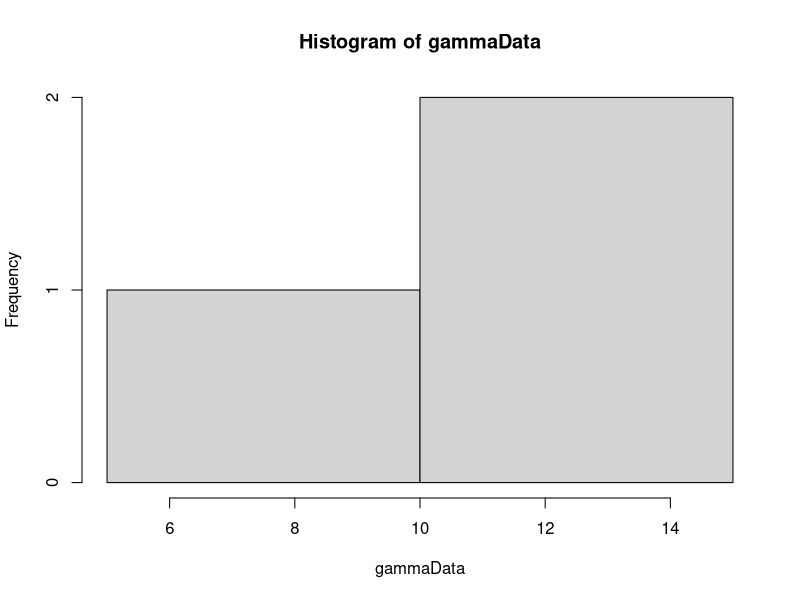

Source code (R): (Note: this script raises an error after producing the figure.)
library(MCMCpack)
library(MASS)

calcWeight <- function(u, alpha) {
  # Calculates weight for given u and alpha.
  # 
  # Args:
  #   u: A vector.
  #   alpha: A scalar.
  #   
  # Returns:
  #   The weight value. A scalar.
  gammaInv = rep(0, length(u))
  diffGammaInv = rep(0, length(u))
  for(i in 1:length(u)) {
    gammaInv[i] = invGammaCumulative(u[i], alpha)
    diffGammaInv[i] = diffAlphaInvGammaCumulative(u[i], alpha)
  }
  pi = getPiValue()
  weight = pi/((1/length(gammaInv))*(sum(diffGammaInv/gammaInv)) - sum(diffGammaInv)/sum(gammaInv))
  return(weight)
}

getPiValue <- function() {
  # get value of pi function to be used in calculation of weights.
  # 
  # Returns:
  #   A scalar value.
  if (piValue == "constant") {
    return(1)
  } else if (piValue == "jeffrey") {
    # Return jeffrey prior
    return(sqrt((1/(estAlpha[sampleIndex]^2)) + (1/(2-(exp(estAlpha[sampleIndex]) + exp(-estAlpha[sampleIndex]))))))
  } else if (piValue == "betaOption") {
    return(estBeta)
  } else if (piValue == "alphaOption") {
    return(estAlpha[sampleIndex])
  }
}

calcPhi <- function(u, alpha) {
  xValue = rep(0, length(u))
  for(i in 1:length(u)) {
    xValue[i] = invGammaCumulative(u[i], alpha)
  }
  return(calcPhiGivenX(xValue))
}

calcPhiGivenX <- function(x) {
  # Calc phi value for a vector x.
  # 
  # Args:
  #   x: A vector of data.
  #   
  # Returns:
  #  A scalar.
  
  if(phiOption == "probValueOption") {
    phiPoint = rep(0, length(x))
    for(i in 1:length(x)) {
      phiPoint[i] = getPhiValue(x[i])
    }
    return(sum(phiPoint)/length(phiPoint))  
  } else if(phiOption == "x1x2divX3Option") {
    return(getPhiValue(x[1]*x[2]/x[3]))
  } else if(phiOption == "x1divx2powx3Option") {
    return(getPhiValue((x[1]/x[2])^x[3]))
  } else if(phiOption == "sinusfunction") {
    return(sin(x[1]) + sin(x[2]) + sin(x[3]))
  }
  return(-1)
}


getPhiValue <- function(xValue) {
  # Calculates phi for an element of an x vector.
  # 
  # Args:
  #   xValue: A scalar value.
  #   
  # Returns:
  #   
  return(xValue > probValue)
}

optimInvGammaCumulative <- function(u, alpha) {
  result = optim(c(10.1), invGammaAbsFunction, u=u, alpha=alpha, lower=0, upper=100,  method="Brent")
  return(result)
}

invGammaAbsFunction <- function(x, u, alpha) {
  return(abs(pgamma(x, shape=alpha, scale=1) - u))
}

invGammaCumulative <- function(u, alpha) {
  # Finds the inverse of the cumulative gamma.
  # 
  # Args:
  #   u: Scalar value.
  #   alpha: Scalar value.
  #   
  # Returns:
  #   A scalar. The inverse value given u and alpha.
  x = 0
  stepSize = 0.1
  tolerance = 0.00001
  direction = 1
  integralValue = 0
  
  while(abs(integralValue - u) > tolerance){
    x = x + direction*stepSize
    if(x<0) {
      x = 0
      direction = 1
    }
    
    if(method == "integrate") {
      integralv = integrate(gammaDensity, 0, x)
      integralValue = integral$valuev
    } else if(method == "pgamma") {
      integralv = pgamma(x, shape=alpha, scale=1)
      integralValue = integralv
    }
    
    
    # Going left and pass the point
    if ((u > integralValue) && (direction == -1)) {
      stepSize = stepSize/2
      direction = 1
    }
    
    # Going right and pass the point
    if ((u < integralValue) && (direction == 1)) {
      stepSize = stepSize/2
      direction = -1
    }
  }
  return(x)
}

diffAlphaInvGammaCumulative <- function(u, alpha) {
  # Derivative of gamma distribution with respect to alpha.
  # 
  # Args:
  #   u: Scalar between 0 and 1.
  #   alpha: Scalar larger than 0.
  #   
  # Returns:
  #   Scalar value. Derivative at point alpha.
  firstPoint = invGammaCumulative(u,alpha)
  secondPoint = invGammaCumulative(u, alpha + alphaHStep)
  return((secondPoint - firstPoint)/alphaHStep)
}

calcDerivateFunction <- function(u, alphaValue) {
  # Analytically find the derivative of cumulative inverse.
  # 
  # Args:
  #   u: Scalar value between 0 and 1.
  #   alphaValue: Scalar value.
  #   
  # Returns:
  #   A scalar value.
  largeFInv = invGammaCumulative(u, alphaValue)
  integralPart = integrate(integralFunction, 0, largeFInv)
  return((digamma(alphaValue)*u - integralPart$value)*gamma(alphaValue)/((largeFInv^(alphaValue - 1))*exp(-largeFInv)))
}

integralFunction <- function(y) {
  # Function to be integrated.
  return(log(y)*(y^(alphaValue - 1))*exp(-y)/gamma(alphaValue))
}

optimfindAlpha <- function(u, s2) {
  if((calcValueTau2(u, alphaUpperBound) < s2) || (calcValueTau2(u, alphaLowerBound) > s2)) {
    return(-1)
  }
  solution = optim(c(0.1), optimFunction, u=u, lower=alphaLowerBound, upper=alphaUpperBound, method="Brent")
  return(solution$par)
}

optimFunction <- function(alpha, u) {
  return(abs(s2-calcValueTau2(u, alpha)))
}

findBeta <- function(s1, u, alphaValue) {
  # Calculates beta
  # 
  # Args:
  #   s1: Scalar value.
  #   u: Vector of values between 0 and 1.
  #   alphaValue: Scalar value.
  #   
  # Returns:
  #   A scalar value.
  largeFInv = rep(0, length(u))
  for(i in 1:length(u)) {
    largeFInv[i] = invGammaCumulative(u[i], alphaValue)
  }
  return(s1*length(u)/(sum(largeFInv)))
}

calcValueTau2 <- function(u, alphaValue) {
  largeFInv = rep(0, length(u))
  for(i in 1:length(u)) {
    largeFInv[i] = invGammaCumulative(u[i], alphaValue)
  }
  return(length(u)*((prod(largeFInv))^(1/length(u)))/sum(largeFInv))
}

calcValueTau2Method2 <- function(x) {
  return(length(x)*((prod(x))^(1/length(x)))/sum(x))
}

gibbsSampling <- function(xInit) {
  NUM_ITERATIONS = 5000
  xCurrent = xInit
  for(i in 1:NUM_ITERATIONS) {
    randomXpos = sample(length(xCurrent), size=3)
    sumX = xCurrent[randomXpos[1]] + xCurrent[randomXpos[2]] + xCurrent[randomXpos[3]]
    prodX = xCurrent[randomXpos[1]]*xCurrent[randomXpos[2]]*xCurrent[randomXpos[3]]
    x1 = runif(1)*sumX
    if(isValidX1Proposal(x1, sumX, prodX)) {
      roots = findRoots(x1, sumX, prodX)
      x2 = roots[1]
      x3 = roots[2]
      if(is.nan(x2) || is.nan(x3)){
        print((x1^3 - 2*sumX*x1^2 + (sumX^2)*x1 - 4*prodX))
      }
      xProposal = xCurrent
      xProposal[randomXpos[1]] = x1
      xProposal[randomXpos[2]] = x2
      xProposal[randomXpos[3]] = x3
      alphaMetHastings = findAlphaMetHastings(c(xCurrent[randomXpos[1]], xCurrent[randomXpos[2]], xCurrent[randomXpos[3]]), c(xProposal[randomXpos[1]], xProposal[randomXpos[2]], xProposal[randomXpos[3]]))
      acceptProb = runif(1)
      if(acceptProb <= alphaMetHastings) {
        xCurrent = xProposal
      }
    }
  }
  return(xCurrent)
}

isValidX1Proposal <- function(x1, sumX, prodX) {
  return((x1^3 - 2*sumX*x1^2 + (sumX^2)*x1 - 4*prodX) > 0)
}

findRoots <- function (x1, sumX, prodX) {
  root1 = ((sumX - x1) + sqrt( (sumX - x1)^2 - 4*prodX/x1 ))/2
  root2 = ((sumX - x1) - sqrt( (sumX - x1)^2 - 4*prodX/x1 ))/2
  return(c(root1, root2))
}

findAlphaMetHastings <- function(xCurrent, xProposal) {
  piProp = 1/(xProposal[1]*sqrt((sum(xProposal)  - xProposal[1])^2 - 4*prod(xProposal)/xProposal[1] ))
  piCurrent = 1/(xCurrent[1]*sqrt((sum(xCurrent)  - xCurrent[1])^2 - 4*prod(xCurrent)/xCurrent[1] ))
  return(min(1, piProp/piCurrent))
}


GammaGibbsSampling <- function(xInit) {
  # A Gibbs sampling for a Gamma distribution
  # 
  # Args:
  #   xInit: Initial sample. A vector.
  #   
  # Return:
  #   A sample from a Gamma distribution. A vector.
  NUM_ITERATIONS = 5000
  xCurrent = xInit
  for(i in 1:NUM_ITERATIONS) {
    randomXpos = sample(length(xCurrent), size=3)
    sumX = xCurrent[randomXpos[1]] + xCurrent[randomXpos[2]] + xCurrent[randomXpos[3]]
    prodX = xCurrent[randomXpos[1]]*xCurrent[randomXpos[2]]*xCurrent[randomXpos[3]]
    x1 = runif(1)*sumX
    if(isValidX1Proposal(x1, sumX, prodX)) {
      roots = findRoots(x1, sumX, prodX)
      x2 = roots[1]
      x3 = roots[2]
      if(is.nan(x2) || is.nan(x3)){
        print((x1^3 - 2*sumX*x1^2 + (sumX^2)*x1 - 4*prodX))
      }
      xProposal = xCurrent
      xProposal[randomXpos[1]] = x1
      xProposal[randomXpos[2]] = x2
      xProposal[randomXpos[3]] = x3
      alphaMetHastings = 0
      alphaMetHastings = findGammaAlphaMetHastings(c(xCurrent[randomXpos[1]], xCurrent[randomXpos[2]], xCurrent[randomXpos[3]]), c(xProposal[randomXpos[1]], xProposal[randomXpos[2]], xProposal[randomXpos[3]]))
      acceptProb = runif(1)
      if(!isValidX1Proposal(xCurrent[randomXpos[1]], sumX, prodX)) {
        alphaMetHastings = 0
      }
      if(acceptProb <= alphaMetHastings) {
        xCurrent = xProposal
      }
    }
  }
  return(xCurrent)
  
}

findGammaAlphaMetHastings <- function(xCurrent, xProposal) {
  piProp = 1/(xProposal[1]*sqrt((sum(xProposal)  - xProposal[1])^2 - 4*prod(xProposal)/xProposal[1] ))
  piCurrent = 1/(xCurrent[1]*sqrt((sum(xCurrent)  - xCurrent[1])^2 - 4*prod(xCurrent)/xCurrent[1] ))
  if(is.nan(piCurrent)) {
    print(xCurrent)
  }
  return(min(1, piProp/piCurrent))
}


cramerVonMisesValueTest <- function(x, alpha, beta) {
  # Calculates the value for a Cramer-von Mises test.
  # 
  # Args:
  #   x: A vector sample.
  #   
  # Returns:
  #   A scalar value.
  x = sort(x)
  cramerSum = 0
  for(i in 1:length(x)) {
    cramerSum = cramerSum + (((2*i - 1)/(2*length(x))) - pgamma(x[i], shape=alpha, rate=beta))^2
  }
  
  cramer = (1/(12*length(x)))*cramerSum
            
  return(cramer)
}

findGammaMLE <- function(x){
  solution = optim(c(1,1), negativeLogLikelihoodGamma, x=x)
  return(solution$par)
}

negativeLogLikelihoodGamma <- function(par, x) {
  # Calculates the negative log-likelihood for a gamma distribution.
  # 
  # Args:
  #   par: A vector of size 2. First element is alpha and second element is beta.
  #   x: Data to calculate log-likelihood from. A vector.
  #   
  # Returns:
  #  The log-likelihood value. A scalar
  alpha = par[1]
  beta = par[2]
  logLikelihood = -((alpha - 1)*sum(log(x)) - (1/beta)*sum(x) - length(x)*log(gamma(alpha)) - alpha*length(x)*log(beta))
  return(logLikelihood)
}

calcAveragPhiValueForData <- function(mydata) {
  sumData = sum(mydata)
  prodData = prod(mydata)
  tolerance = 0.03
  minValue = min(mydata) - 2*tolerance
  maxValue = max(mydata) + 2*tolerance
  sampleNumber = 1
  NUM_ITERATIONS = 10000
  sumPhi = 0
  while(sampleNumber <= NUM_ITERATIONS) {
    x = runif(3, max = sumData)
    if((abs(sum(x) - sumData) < tolerance) && (abs(prod(x) - prodData) < tolerance)) {
      sumPhi = sumPhi + calcPhiGivenX(x)
      sampleNumber = sampleNumber + 1  
      print(sampleNumber)
    }
  }
  return(sumPhi/(sampleNumber-1))
}

algorithm2Sampling <- function(NUM_ALG2_SAMPLES) {
  cramerNum = 0
  cramerStat = rep(0, NUM_ALG2_SAMPLES)
  vCurr = runif(NUM_POINTS)
  alphaCurr = optimfindAlpha(vCurr, s2)
  while(alphaCurr==-1) {
    vCurr = runif(NUM_POINTS)
    alphaCurr = optimfindAlpha(vCurr, s2)
  }
  piCurr = calcWeight(vCurr, alphaCurr)
  phiSum = 0
  
  for(i in 1:NUM_ALG2_SAMPLES) {
    print(i)
    vProp = runif(NUM_POINTS)
    alphaProp = optimfindAlpha(vProp, s2)
    piProp = 0
    if(alphaProp != -1) {
      piProp = calcWeight(vProp, alphaProp)
    }
    alphaMetHastings = min(1, piProp/piCurr)
    uProb = runif(1)
    if(uProb <= alphaMetHastings) {
      vCurr = vProp
      alphaCurr = alphaProp
      piCurr = piProp
    }
    betaCurr = findBeta(s1, vCurr, alphaCurr)
    xSample = rep(0, length(vCurr))
    for(j in 1:length(vCurr)) {
      xSample[j] = betaCurr*invGammaCumulative(vCurr[j], alphaCurr)
    }
    phiSum = phiSum + calcPhiGivenX(xSample)
    cramerStat[i] = cramerVonMisesValueTest(xSample, mleAlpha, mleBeta)
    if(cramerStat[i] >= cramerObs) {
      cramerNum = cramerNum + 1
    }
  }
  
  hist(cramerStat,breaks=200, main="", xlab="Cramer values", cex.lab=1.5)
  abline(v = cramerObs, col="red")
  alg2sampCramer <<- cramerStat
  
  print((cramerNum/NUM_ALG2_SAMPLES))
  alg2pvalue <<- (cramerNum/NUM_ALG2_SAMPLES)
  #return(phiSum/NUM_ALG2_SAMPLES)
  return(cramerStat)
}

algorithm1Sampling <- function(NUM_ALG1_SAMPLES) {
  phiSum = 0
  cramerNum = 0
  cramerStat = rep(0, NUM_ALG1_SAMPLES)
  for(i in 1:NUM_ALG1_SAMPLES) {
    print(i)
    u = runif(NUM_POINTS)
    alphavalue = optimfindAlpha(u, s2)
    while(alphavalue == -1) {
      u = runif(NUM_POINTS)
      alphavalue = optimfindAlpha(u, s2)
    }
    betavalue = findBeta(s1, u, alphavalue)
    xSample = rep(0, length(u))
    for(j in 1:length(u)) {
      xSample[j] = betavalue*invGammaCumulative(u[j], alphavalue)
    }
    phiSum = phiSum + calcPhiGivenX(xSample)
    cramerStat[i] = cramerVonMisesValueTest(xSample, mleAlpha, mleBeta)
    #print(cramerStat[i])
    if(cramerStat[i] >= cramerObs) {
      cramerNum = cramerNum + 1
    }
  }
  print("here")
  print((cramerNum/NUM_ALG1_SAMPLES))
  hist(cramerStat,breaks=200, main="", xlab="Cramer values", cex.lab=1.5)
  abline(v = cramerObs, col="red")
  alg1sampCramer <<- cramerStat
  alg1pvalue <<- (cramerNum/NUM_ALG1_SAMPLES)
  #return(phiSum/NUM_ALG1_SAMPLES)
  return(cramerStat)
}

naiveSampling2 <- function(myData, tolerance, mleAlpha, mleBeta) {
  NUM_NAIVE_SAMPLES = NUM_SAMPLES
  sumData = sum(myData)
  prodData = prod(myData)
  sampleNumber = 0
  sumPhi = 0
  iterations = 0
  cramerNum = 0
  cramerStat = rep(0, NUM_NAIVE_SAMPLES)
  while(sampleNumber<NUM_NAIVE_SAMPLES) {
    x = rgamma(3, shape = mleAlpha, rate = mleBeta)
    iterations = iterations + 1
    if((abs(sum(x) - sumData) < tolerance) && (abs(prod(x) - prodData) < tolerance)) {
      sumPhi = sumPhi + calcPhiGivenX(x)
      sampleNumber = sampleNumber + 1  
      cramerStat[sampleNumber] = cramerVonMisesValueTest(x, mleAlpha, mleBeta)
      if(cramerStat[sampleNumber] >= cramerObs) {
        cramerNum = cramerNum + 1
      }
      print(sampleNumber)
    }
  }
  
  hist(cramerStat,breaks=200, main="", xlab="Cramer values", cex.lab=1.5)
  abline(v = cramerObs, col="red")
  
  acceptRate = sampleNumber/iterations
  averagePhi = sumPhi/sampleNumber
  print((cramerNum/NUM_NAIVE_SAMPLES))
  naivePvalue <<- (cramerNum/NUM_NAIVE_SAMPLES)
  naiveCramers <<- cramerStat
  return(c(acceptRate, averagePhi))
}

alpha = 1
beta = 1
hStep = 0.01
alphaHStep = 0.01
method = "pgamma"
NUM_SAMPLES = 100000
NUM_POINTS = 3
alphaUpperBound = 200
alphaLowerBound = 0.05
# Pi is used in calculation of weights
# Options are:
#   "constant"
#   "betaOption"
#   "jeffrey"
#   "alphaOption"
piValue = "constant"

phi = rep(0, NUM_SAMPLES)
# Phi options:
# x larger than a: "probValueOption"
# x1 times x2 div x3: "x1x2divX3Option"
# x1 div x2 pow x3: "x1divx2powx3Option"
phiOption = "x1x2divX3Option"
# Phi is the prob that X>probValue
probValue = 0.42

# Data generation options:
# pgamma generated: "pgamma"
# Bo data: "bo"
# Custom data: "custom"
# Custom data2: "custom2"
dataGenOption = "custom3"



# Generate data
gammaData = 0
if(dataGenOption == "pgamma") {
  gammaData = rgamma(NUM_POINTS, shape=alpha, scale = beta)  
} else if(dataGenOption == "bo") {
  NUM_POINTS = 6
  alphaUpperBound = 1.2
  alphaLowerBound = 0.8
  gammaData = c(4.399, 1.307, 0.085, 0.7910, 0.2345, 0.1915)
} else if(dataGenOption == "custom") {
  gammaData = c(0.5772030, 0.4340237, 0.4212959)
} else if(dataGenOption == "custom2") {
  gammaData = c(1.621813, 1.059797, 1.554334)
} else if(dataGenOption == "custom3") {
  gammaData = c(5, 15, 13)
} else if(dataGenOption == "ball1") {
  gammaData = c(17.88, 28.92, 33.00)
} else if(dataGenOption == "ball2") {
  gammaData = c(41.52, 42.12, 45.60)
} else if(dataGenOption == "ball3") {
  gammaData = c(48.40, 51.84, 51.96)
} else if(dataGenOption == "ball4") {
  gammaData = c(54.12, 55.56, 67.80)
} else if(dataGenOption == "ball5") {
  gammaData = c(68.64, 68.64, 68.88)
} else if(dataGenOption == "ball6") {
  gammaData = c(84.12, 93.12, 98.64)
} else if(dataGenOption == "ball7") {
  gammaData = c(105.12, 105.84, 127.92)
} else if(dataGenOption == "custom4") {
  gammaData = c(0.40, 0.42, 0.43)
} else if(dataGenOption == "custom5") {
  gammaData = c(0.72, 0.72, 0.85)
}

#17.88 28.92 33.00 41.52 42.12 45.60 48.40 51.84
#51.96 54.12 55.56 67.80 68.64 68.64 68.88 84.12
#93.12 98.64 105.12 105.84 127.92 128.04 173.40

hist(gammaData)
# Calculation of statistics
s1 = sum(gammaData)/NUM_POINTS
s2 = NUM_POINTS*((prod(gammaData))^(1/NUM_POINTS))/sum(gammaData)
# Log-likelihood
mleEstimators = fitdistr(gammaData, "gamma")
mleAlpha = mleEstimators$estimate[1]
mleBeta = mleEstimators$estimate[2]
# w statistic obs. Not to be used yet.
wObs = calcPhiGivenX(gammaData)
cramerObs = cramerVonMisesValueTest(gammaData, mleAlpha, mleBeta)


# Calc Phi value for data
#phiValue = calcAveragPhiValueForData(gammaData)
# tolerance = 0.0005
# naiveCramers = rep(0,100000)
# naivePvalue = 0
# naiveSampler = naiveSampling2(gammaData, tolerance, mleAlpha, mleBeta)
# 
# hist(naiveCramers,breaks=200, main="", xlab="Cramer values", cex.lab=1.5)
# abline(v = cramerObs, col="red")

## Tolerance accuracy plot
#toleranceRange = seq(0.02, 2, 0.01)
#resultAcceptance = rep(0, length(toleranceRange))
#resultValue = rep(0, length(toleranceRange))
#i = 0
#for(tol in toleranceRange) {
#  i = i+1
#  result = naiveSampling2(gammaData, tol)
#  resultAcceptance[i] = result[1]
#  resultValue[i] = result[2]
#}
#plot(toleranceRange, resultValue)
#plot(toleranceRange, resultAcceptance)

# Generation of samples. Not to be used

# weightsW = rep(0, NUM_SAMPLES)
# sampleIndex = 1
# iterationNumber = 0
# estAlpha = rep(0, NUM_SAMPLES)
# estBeta = 0
# while(sampleIndex <= NUM_SAMPLES) {
#   u = runif(NUM_POINTS)
#   estAlpha[sampleIndex] = optimfindAlpha(u, s2)
#   if(estAlpha[sampleIndex] != -1) {
#     estBeta = findBeta(s1, u, estAlpha[sampleIndex])
#     if(estBeta > alphaLowerBound && estBeta < alphaUpperBound) {
#         
#       weightsW[sampleIndex] = abs(calcWeight(u, estAlpha[sampleIndex]))
#       phi[sampleIndex] = calcPhi(u, estAlpha[sampleIndex])
#       
#       sampleIndex = sampleIndex + 1
#       print(sampleIndex)
#     }
#     
#   }
#   #print(iterationNumber)
#   iterationNumber = iterationNumber + 1
# }
# alphaAcceptance = (sampleIndex-1)/iterationNumber
# hist(weightsW, breaks = 400)
# expectedPhi = sum(phi*weightsW)/sum(weightsW)
# plot(estAlpha, weightsW)
# unweightedExpectedPhi = sum(phi)/NUM_SAMPLES
# 
# Gibbs sampling
# NUM_GIBBS_SAMPLES = NUM_SAMPLES
# xSample = gammaData
# phiGibbs = rep(0, NUM_GIBBS_SAMPLES)
# gibbsObslargerWObs = 0
# cramerNum = 0
# cramerStatGibbs = rep(0, NUM_GIBBS_SAMPLES)
# for(i in 1:NUM_GIBBS_SAMPLES) {
#   xSample = gibbsSampling(xSample)
#   phiGibbs[i] = calcPhiGivenX(xSample)
#   if(phiGibbs[i] >= wObs) {
#     gibbsObslargerWObs = gibbsObslargerWObs + 1
#   }
#   cramerStatGibbs[i] = cramerVonMisesValueTest(xSample, mleAlpha, mleBeta)
#   #print(cramerStat)
#   if(cramerStatGibbs[i] >= cramerObs) {
#     cramerNum = cramerNum + 1
#   }
#   print(i)
# }
# gibbsS1 = sum(xSample)/NUM_POINTS
# gibbsS2 = NUM_POINTS*((prod(xSample))^(1/NUM_POINTS))/sum(xSample)
# gibbsPvalue = gibbsObslargerWObs/NUM_GIBBS_SAMPLES
# averagePhiGibbs = sum(phiGibbs)/NUM_GIBBS_SAMPLES
# ## P-values
# cramerPValue = cramerNum/NUM_GIBBS_SAMPLES
# 
# hist(cramerStatGibbs,breaks=200, main="", xlab="Cramer values", cex.lab=1.5)
# abline(v = cramerObs, col="red")

# alg2sampCramer = rep(1, 100000)
# alg1sampCramer = rep(1, 100000)
# alg2pvalue = 0
# alg1pvalue = 0
# 
# # system.time({alg1Results2 = algorithm1Sampling(NUM_SAMPLES)})
# system.time({alg2Results2 = algorithm2Sampling(NUM_SAMPLES)})
# 
# # hist(alg1sampCramer,breaks=200, main="", xlab="Cramer values", cex.lab=1.5)
# # abline(v = cramerObs, col="red")
# # 
# hist(alg2sampCramer,breaks=200, main="", xlab="Cramer values", cex.lab=1.5)
# abline(v = cramerObs, col="red")

library("parallel")
library("foreach")
library("doParallel")

cl = makeCluster(detectCores() - 1)
registerDoParallel(cl, cores = detectCores() - 1)
workers = 10
stime = system.time({
res = foreach(i=1:workers,
       .combine = rbind) %dopar% {
         try({
           result1 = algorithm1Sampling(100000/workers)
         })
       }
})
stopCluster(cl)

alg1sampCramer = (sum(res))/workers
#
#cl = makeCluster(detectCores() - 1)
#registerDoParallel(cl, cores = detectCores() - 1)
#workers = 10
#stime = system.time({
#  res = foreach(i=1:workers, 
#                .combine = rbind) %dopar% {
#                  try({
#                    result1 = algorithm2Sampling(100000/workers)
#                  })
#                }
#})
#stopCluster(cl)
#
#alg2Results3 = (sum(res[,1]))/workers
#
#
#
## Save image
save.image(file="scen33.RData")

#print("Done")
#
## Plot of phi functions
#sumData = 4.23
#prodData = 2.67
#x1Seq = seq(1.01, 2, 0.001)
#phi2 = rep(0,length(x1Seq))
#phi3 = rep(0,length(x1Seq))
#for(i in 1:length(x1Seq)) {
#  if(isValidX1Proposal(x1Seq[i], sumData, prodData)) {
#    roots = findRoots(x1Seq[i], sumData, prodData)
#    phi2[i] = phi2Function(x1Seq[i], roots[1], roots[2])
#    phi3[i] = phi3Function(x1Seq[i], roots[1], roots[2])
#  }
#  
#}
#
#phi2Function <- function(x1, x2, x3) {
#  return((x1*x2/x3))
#}
#
#phi3Function <- function(x1, x2, x3) {
#  return((x1/x2)^x3)
#}
#
#plot(x1Seq, phi2)
#plot(x1Seq, phi3)
#
## Plot of F inverse
#u = 0.5
#alphaRange = seq(0.01, 4, 0.001) 
#fInv = rep(0, length(alphaRange))
#for(i in 1:length(fInv)) {
#  fInv[i] = invGammaCumulative(u, alphaRange[i])
#}
#plot(alphaRange, fInv, type="l")
#
#diffF = rep(0, length(fInv))
#for(i in 1:length(diffF)) {
#  diffF[i] = diffAlphaInvGammaCumulative(u, alphaRange[i])
#}
#
#plot(alphaRange, diffF, type="l")
#
#
#globalvarTest = matrix(0, 10, 10)
#
# testFunction <- function(i) {
#  return(rep(i,10))
# }
# 
# cl = makeCluster(detectCores() - 1)
# registerDoParallel(cl, cores = detectCores() - 1)
# workers = 10
# stime = system.time({
#  res = foreach(i=1:workers,
#                .combine = rbind) %dopar% {
#                  try({
#                    resultstest = testFunction(i)
#                  })
#                }
# })
# stopCluster(cl)
# resultstest = as.vector(resultstest)
